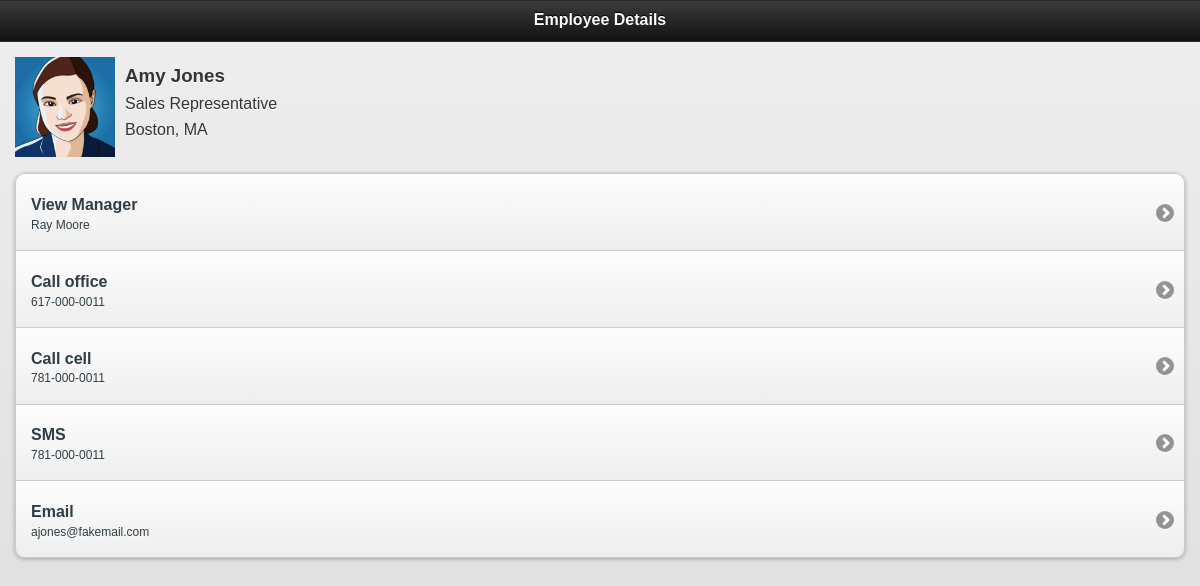
Page /employeedetails.php?id=11 on the committed database.
### tables this page shows
CREATE TABLE `employee` (
  `id` int(11) NOT NULL AUTO_INCREMENT,
  `firstName` varchar(30) NOT NULL,
  `lastName` varchar(30) NOT NULL,
  `managerId` int(11) NOT NULL,
  `title` varchar(45) NOT NULL,
  `department` varchar(45) NOT NULL,
  `officePhone` varchar(45) NOT NULL,
  `cellPhone` varchar(45) NOT NULL,
  `email` varchar(45) NOT NULL,
  `city` varchar(45) NOT NULL,
  `picture` varchar(250) NOT NULL,
  PRIMARY KEY (`id`)
);

### www/employeedetails.php (the view, shortened to what this page needs)
<!DOCTYPE HTML>
<html>
<head>
<link rel="stylesheet" href="css/jquery.mobile-1.0rc2.min.css" />
<link rel="stylesheet" href="css/styles.css" />
</head>
<body>
<div data-role="page" data-add-back-btn="true">
	<div data-role="header">
		<h1>Employee Details</h1>
	</div>
  	<div data-role="content">
		<?php
		include 'config.php';
		$sql = "select e.id, e.firstName, e.lastName, e.managerId, e.title, e.department, e.city, e.officePhone, e.cellPhone, " .
				"e.email, e.picture, m.firstName managerFirstName, m.lastName managerLastName, count(r.id) reportCount " .
				"from employee e left join employee r on r.managerId = e.id left join employee m on e.managerId = m.id " .
				"where e.id=:id group by e.lastName order by e.lastName, e.firstName";
		try {
			$dbh = new PDO("mysql:host=$dbhost;dbname=$dbname", $dbuser, $dbpass);
			$dbh->setAttribute(PDO::ATTR_ERRMODE, PDO::ERRMODE_EXCEPTION);
			$stmt = $dbh->prepare($sql);
			$stmt->bindParam("id", $_GET[id]);
			$stmt->execute();
			$employee = $stmt->fetchObject();
		?>
  			<img src="pics/<?php echo $employee->picture ?>" class="employee-pic" width="100"/>
			<div class="employee-details">
       			<h3><?php echo "$employee->firstName $employee->lastName" ?></h3>
       			<p><?php echo $employee->title?></p>
       			<p><?php echo $employee->city?></p>
   			</div>
    		<ul data-role="listview" data-inset="true" class="action-list">
		    	<?php
	    		if ($employee->managerId > 0)
	    		{
					echo "<li><a href='employeedetails.php?id=$employee->managerId'><h3>View Manager</h3><p>$employee->managerFirstName $employee->managerLastName</p></a></li>";
				}
		    	if (!is_null($employee->officePhone))
		    	{
					echo "<li><a href='tel:$employee->officePhone'><h3>Call office</h3><p>$employee->officePhone</p></a></li>";
				}
		    	if (!is_null($employee->cellPhone))
		    	{
					echo "<li><a href='tel:$employee->cellPhone'><h3>Call cell</h3><p>$employee->cellPhone</p></a></li>";
					echo "<li><a href='sms:$employee->cellPhone'><h3>SMS</h3><p>$employee->cellPhone</p></a></li>";
				}
		    	if (!is_null($employee->email))
		    	{
					echo "<li><a href='mailto:$employee->email'><h3>Email</h3><p>$employee->email</p></a></li>";
				}
		    	?>
    		</ul>
		<?php
		} catch(PDOException $e) {
			echo $e->getMessage();
		}
		?>
  	</div>
</div>
</body>
</html>

### www/css/styles.css (style rules this page uses)
.employee-pic { float: left; padding-right: 10px; padding-bottom: 16px; }
.employee-details h3, .employee-details p { margin-top: 8px; margin-bottom: 4px; }
.action-list { clear: both; }

### rows in the picture
employee: picture (picture), firstName "Amy", lastName "Jones", title "Sales Representative", city "Boston, MA", employee.firstName "Ray", employee.lastName "Moore", officePhone "617-000-0011", cellPhone "781-000-0011", email "ajones@fakemail.com"
